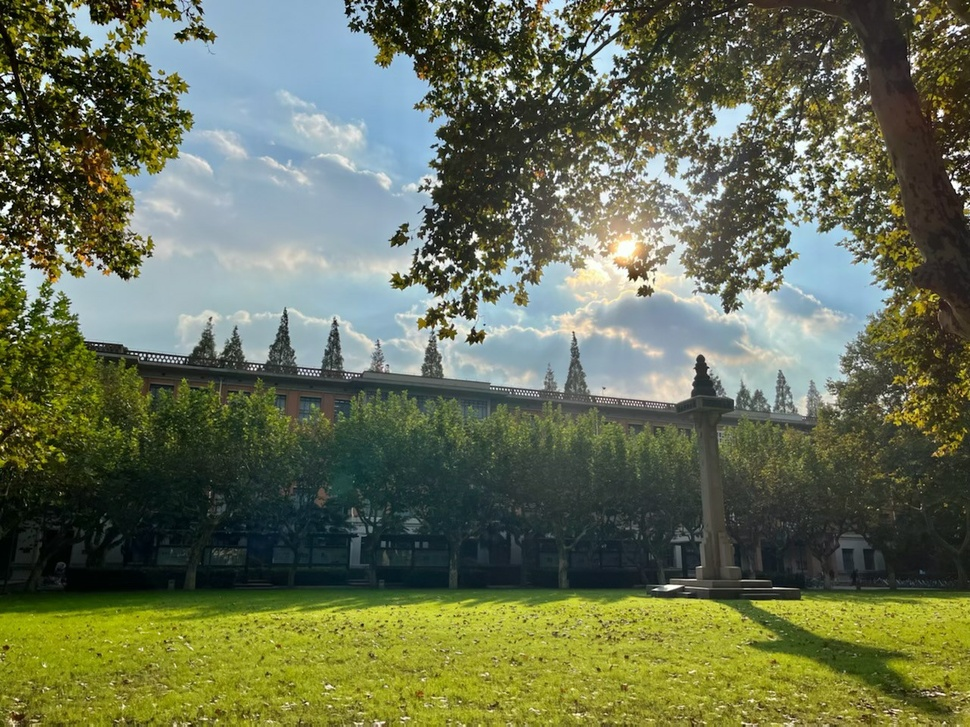
#> input picture Assignment4/code1/image1.jpg, 970 x 727 px, shrunk from 1280 x 960 before the run
$ python -i seam_carving.py   (imports and definitions only)
#> lines starting #> are read from the running program, lines starting #| are printed output that depends on the picture
#> further down, picture is the input picture: shape (727, 970, 3); mean B, G, R 84.1, 111, 102.8
import numpy as np
import cv2

def calc_energy_map(image):
    b, g, r = cv2.split(image)
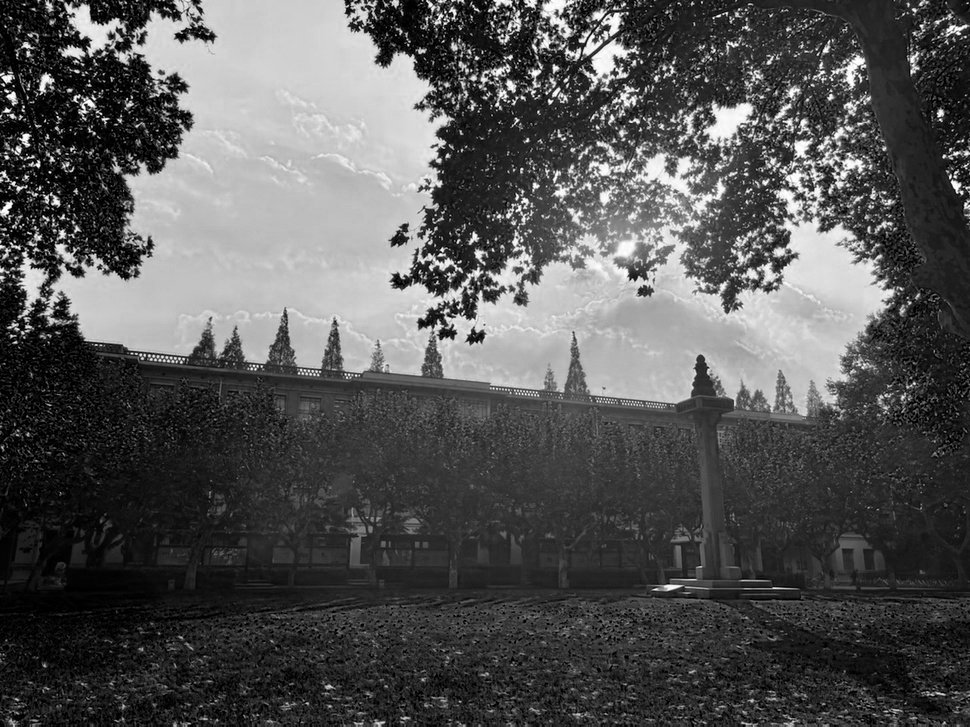
#> b: shape (727, 970); min 0, max 255, mean 84.1
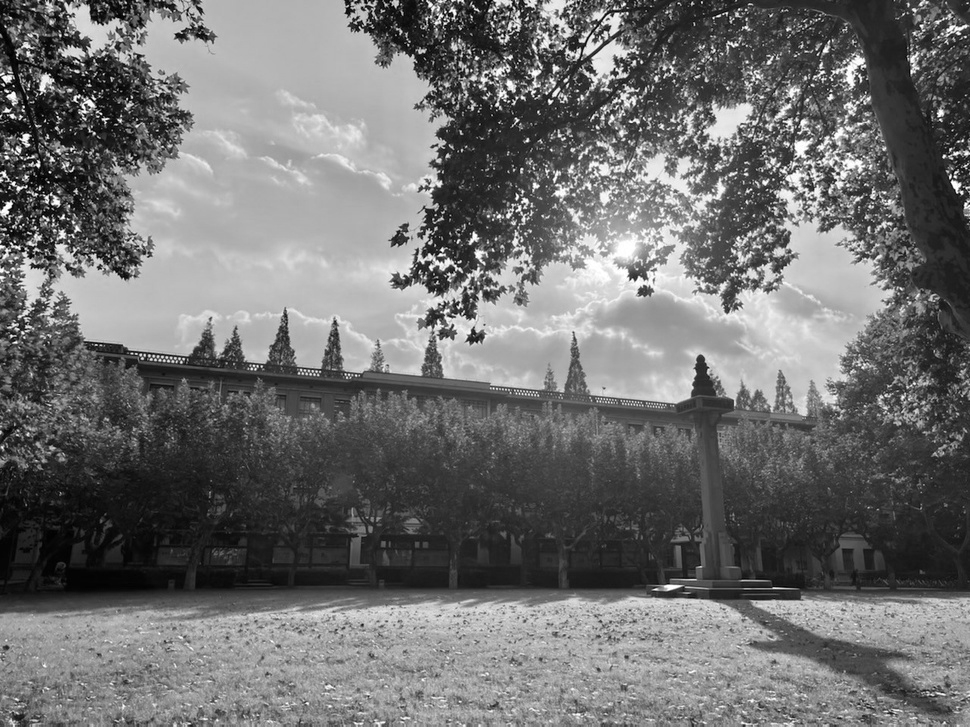
#> g: shape (727, 970); min 0, max 255, mean 111
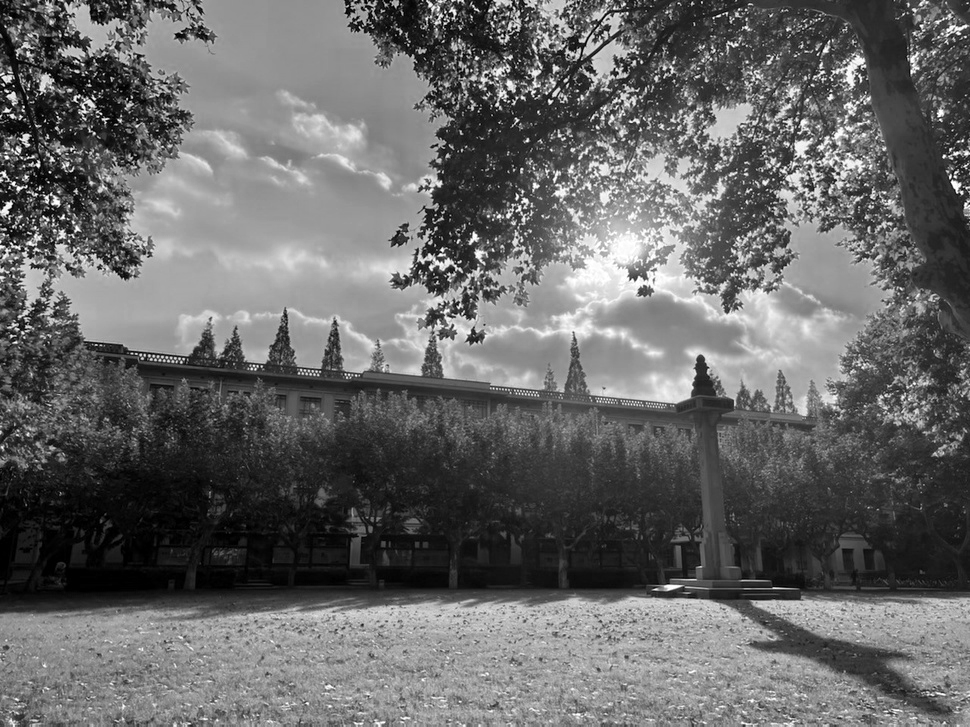
#> r: shape (727, 970); min 0, max 255, mean 102.8
    b_energy = np.absolute(cv2.Scharr(b, -1, 1, 0)) + np.absolute(cv2.Scharr(b, -1, 0, 1))
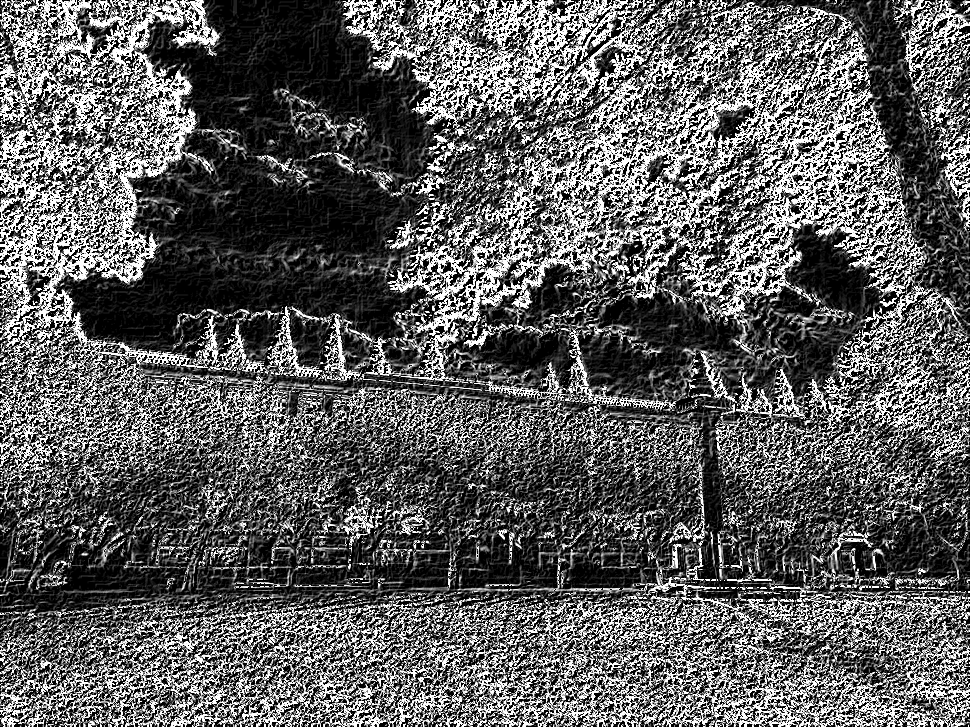
#> b_energy: shape (727, 970); min 0, max 255, mean 93.7
    g_energy = np.absolute(cv2.Scharr(g, -1, 1, 0)) + np.absolute(cv2.Scharr(g, -1, 0, 1))
    r_energy = np.absolute(cv2.Scharr(r, -1, 1, 0)) + np.absolute(cv2.Scharr(r, -1, 0, 1))
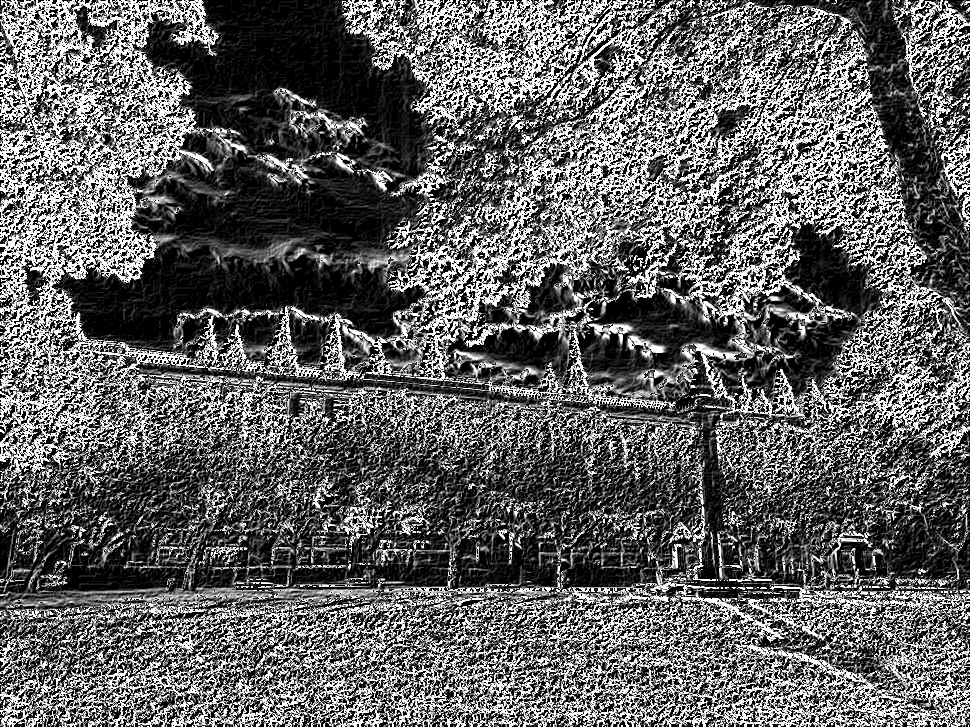
#> r_energy: shape (727, 970); min 0, max 255, mean 97.4
    return b_energy + g_energy + r_energy
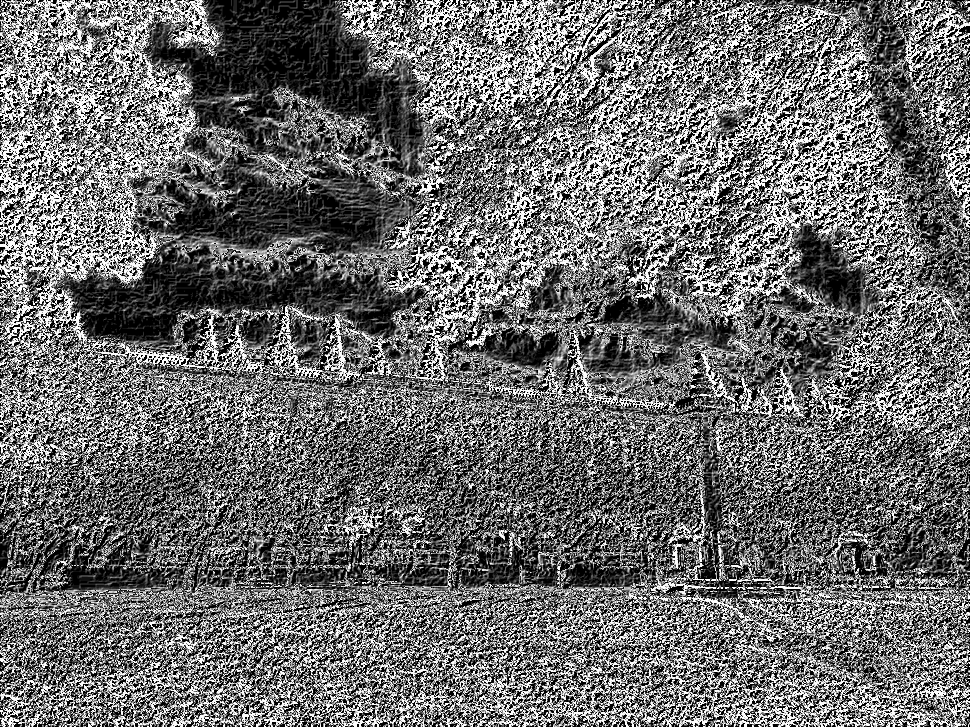
#> returned value: shape (727, 970); min 0, max 255, mean 107.9


# [51 lines left out: function seam_carving, not called in this run]

>>> import cv2
>>> picture = cv2.imread('image1.jpg')
>>> result = calc_energy_map(picture)
